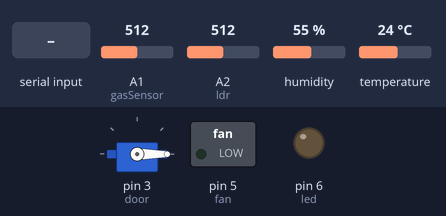
Recording of a sketch running on a simulated Arduino Uno, built with avr-gcc and run on an emulated ATmega328P. Parts: servo, switched loads named in the sketch (green lamp = pin HIGH), output pins drawn as LEDs (lit = HIGH). The test bench sets the inputs (shaded band); at power-on: temperature 24 °C, A2 (ldr) = 512, A1 (gasSensor) = 512, humidity 55 %. What the sketch prints to the serial monitor is not drawn.

Above: at 1.2 s.
1.3 s: "1" received over Serial
At 2.5 s:
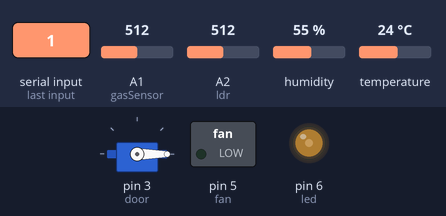
2.8 s: temperature set to 29 °C
5.8 s: temperature set to 32 °C
At 7.0 s:
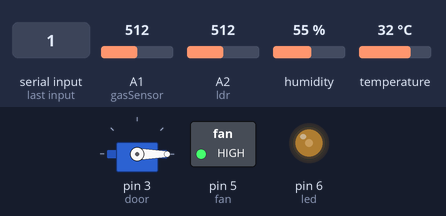
7.3 s: A2 (ldr) set to 560
At 8.2 s:
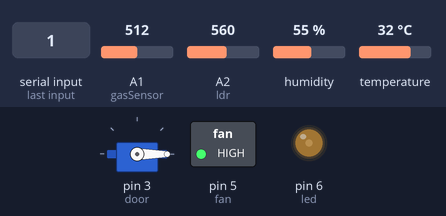
8.8 s: A2 (ldr) set to 716
At 9.9 s:
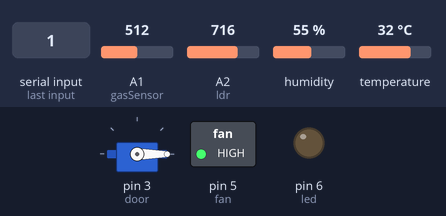
10.3 s: "2" received over Serial
At 11.7 s:
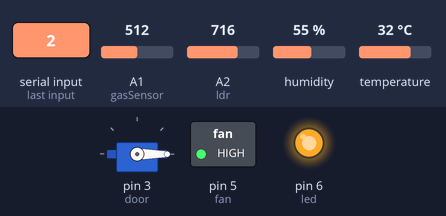
Timing chart, 0 to 12.8 s (numbered marks = the images above; inputs shaded):
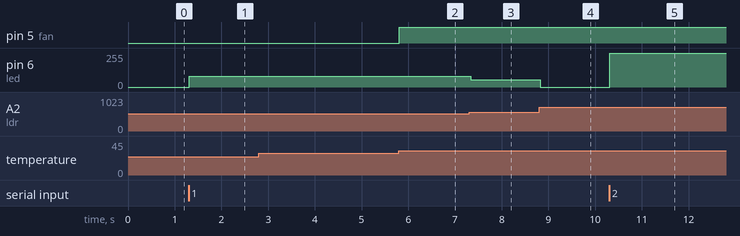

The sketch:

factory.ino
```cpp
#include <Servo.h>
#include <dht.h>
Servo door;
dht ht;
#define dht A0
int ldr = 2, led = 6,ledLevel, light;
int temp, fan = 5;
int humidity;
int gasSensor = 1, gas;
char order;

int f;

void setup() {
  Serial.begin(38400);
  door.attach(3);
  door.write(0);
  pinMode(led, OUTPUT);
  pinMode(fan, OUTPUT);
}

void loop() {
  if(Serial.available() > 0){
    f = Serial.read();
  }
  // Read sensors
  light = analogRead(ldr);
  ht.read11(dht);
  temp = ht.temperature;
  humidity = ht.humidity;
  gas = analogRead(gasSensor);

  if(Serial.available() > 0){
    order = Serial.read();
  }
  reader();
}

void automate(){
  // Light
  light = constrain(light, 220, 650);
  ledLevel = map(light, 220, 650, 255, 0);
  analogWrite(led, ledLevel);
  // Temp
  if(temp > 30){
    digitalWrite(fan, HIGH);
  }
  else{
    digitalWrite(fan, LOW);
  }
  // Gas
  if(gas > 250){
    Serial.write('g');
  }
  else{
    Serial.write('n');
  }
}

void reader(){
  switch(order){
    case '1': // automate
    automate();
    break;

    case '2': // turn on LED
    digitalWrite(led, HIGH);
    break;

    case '3': // turn on fan
    digitalWrite(fan, HIGH);
    break;

    case '4': // open door
    door.write(100);
    delay(200);
    door.detach();
    break;

    case '5': // close door
    door.write(0);
    delay(200);
    door.detach();
    break;

    case 'A':
    Serial.write(temp);
    break;

    case 'B':
    Serial.write(humidity);
    break;

    case 'C':
    if(light < 300){
      Serial.write('D');
    }
    else if(light >= 300 && light < 550){
      Serial.write('d');
    }
    else{
      Serial.write('b');
    }
    break;

    case 'D':
    if(gas > 250){
      Serial.write('g');
    }
    else{
      Serial.write('n');
    }
    break;

    case '0': // reset
    digitalWrite(led, LOW);
    digitalWrite(fan, LOW);
    door.attach(3);
    break;
  }
}
```

Measured:
- the behaviour switches between 30 and 31 °C on temperature (found by bisection; images 1 and 2)
- after the input at 1.3 s, pin 6 (led): 0/255 → 82/255 at once
- after the input at 2.8 s, every drawn part: stays the same
- after the input at 5.8 s, pin 5 (fan): LOW → HIGH at once
- after the input at 7.3 s, pin 6 (led): 82/255 → 54/255 at once
- after the input at 8.8 s, pin 6 (led): 54/255 → 0/255 at once
- after the input at 10.3 s, pin 6 (led): 0/255 → 255/255 at once
